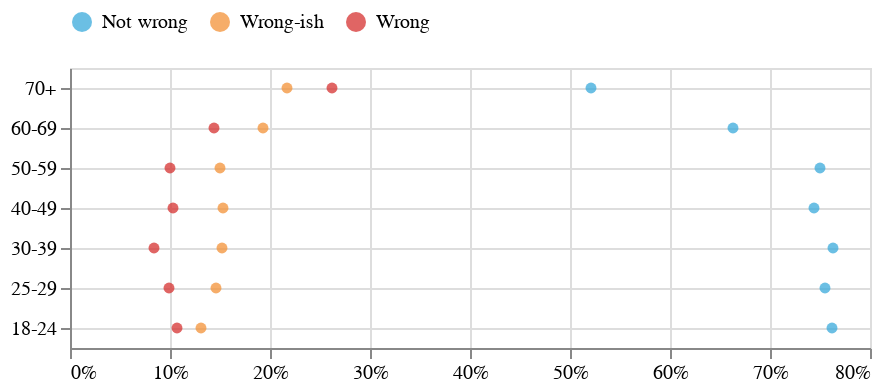

Notebook code for this chart:
### Markdown cell above
Where we left off...

### Code cell
no = sex[sex['religion'] == 'No religion']

chart = (
    alt.Chart(no)
    .mark_circle(opacity=3/4)
    .encode(
        x=alt.X('pct:Q', axis=alt.Axis(title='', format='%')),
        y=alt.Y('age', 
            axis=alt.Axis(title='', grid=True),
            scale=alt.Scale(domain=['70+','60-69', '50-59', '40-49', '30-39', '25-29', '18-24']),
        ), 
        color=alt.Color('response', 
            scale=alt.Scale(
                domain=['Not wrong', 'Wrong-ish', 'Wrong'], 
                range=["#39a9db", "#f39237", "#d63230"]),
            legend=alt.Legend(title='', orient='top')
        )
    )
)

chart

### Figure 1 — Vega-Lite specification as saved in the notebook (floating-point values rounded to 4 significant figures)
{"config": {"view": {"continuousWidth": 400, "continuousHeight": 300}}, "data": {"name": "data-235d74cff4151e7f691ed260b343d78b"}, "mark": {"type": "circle", "opacity": 0.75}, "encoding": {"color": {"type": "nominal", "field": "response", "legend": {"orient": "top", "title": ""}, "scale": {"domain": ["Not wrong", "Wrong-ish", "Wrong"], "range": ["#39a9db", "#f39237", "#d63230"]}}, "x": {"type": "quantitative", "axis": {"format": "%", "title": ""}, "field": "pct"}, "y": {"type": "nominal", "axis": {"grid": true, "title": ""}, "field": "age", "scale": {"domain": ["70+", "60-69", "50-59", "40-49", "30-39", "25-29", "18-24"]}}}, "$schema": "https://vega.github.io/schema/vega-lite/v4.8.1.json", "datasets": {"data-235d74cff4151e7f691ed260b343d78b": [{"age": "18-24", "religion": "No religion", "response": "Not wrong", "n": 1147, "pct": 0.762}, {"age": "18-24", "religion": "No religion", "response": "Wrong", "n": 161, "pct": 0.107}, {"age": "18-24", "religion": "No religion", "response": "Wrong-ish", "n": 197, "pct": 0.131}, {"age": "25-29", "religion": "No religion", "response": "Not wrong", "n": 887, "pct": 0.755}, {"age": "25-29", "religion": "No religion", "response": "Wrong", "n": 116, "pct": 0.099}, {"age": "25-29", "religion": "No religion", "response": "Wrong-ish", "n": 172, "pct": 0.146}, {"age": "30-39", "religion": "No religion", "response": "Not wrong", "n": 1853, "pct": 0.763}, {"age": "30-39", "religion": "No religion", "response": "Wrong", "n": 205, "pct": 0.084}, {"age": "30-39", "religion": "No religion", "response": "Wrong-ish", "n": 370, "pct": 0.152}, {"age": "40-49", "religion": "No religion", "response": "Not wrong", "n": 1818, "pct": 0.744}, {"age": "40-49", "religion": "No religion", "response": "Wrong", "n": 251, "pct": 0.103}, {"age": "40-49", "religion": "No religion", "response": "Wrong-ish", "n": 375, "pct": 0.153}, {"age": "50-59", "religion": "No religion", "response": "Not wrong", "n": 1591, "pct": 0.75}, {"age": "50-59", "religion": "No religion", "response": "Wrong", "n": 211, "pct": 0.1}, {"age": "50-59", "religion": "No religion", "response": "Wrong-ish", "n": 318, "pct": 0.15}, {"age": "60-69", "religion": "No religion", "response": "Not wrong", "n": 970, "pct": 0.663}, {"age": "60-69", "religion": "No religion", "response": "Wrong", "n": 211, "pct": 0.144}, {"age": "60-69", "religion": "No religion", "response": "Wrong-ish", "n": 282, "pct": 0.193}, {"age": "70+", "religion": "No religion", "response": "Not wrong", "n": 469, "pct": 0.521}, {"age": "70+", "religion": "No religion", "response": "Wrong", "n": 236, "pct": 0.262}, {"age": "70+", "religion": "No religion", "response": "Wrong-ish", "n": 195, "pct": 0.217}]}}
